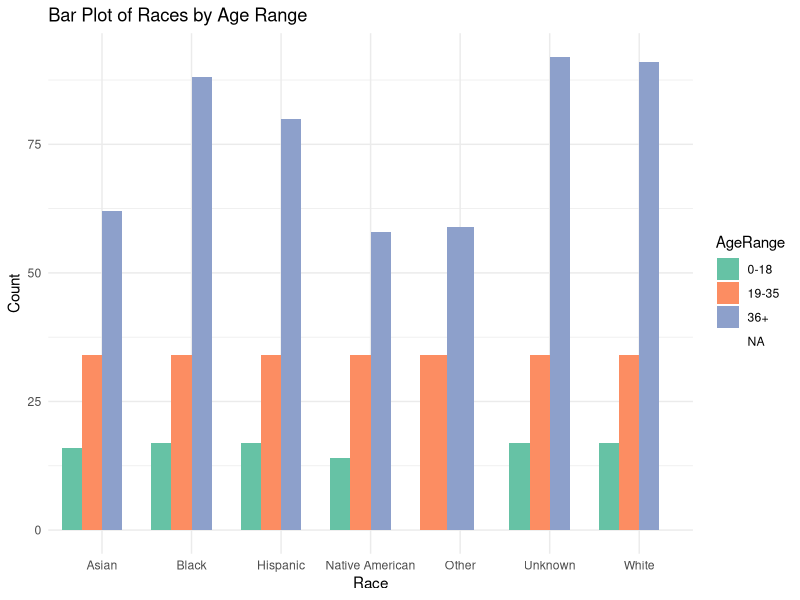
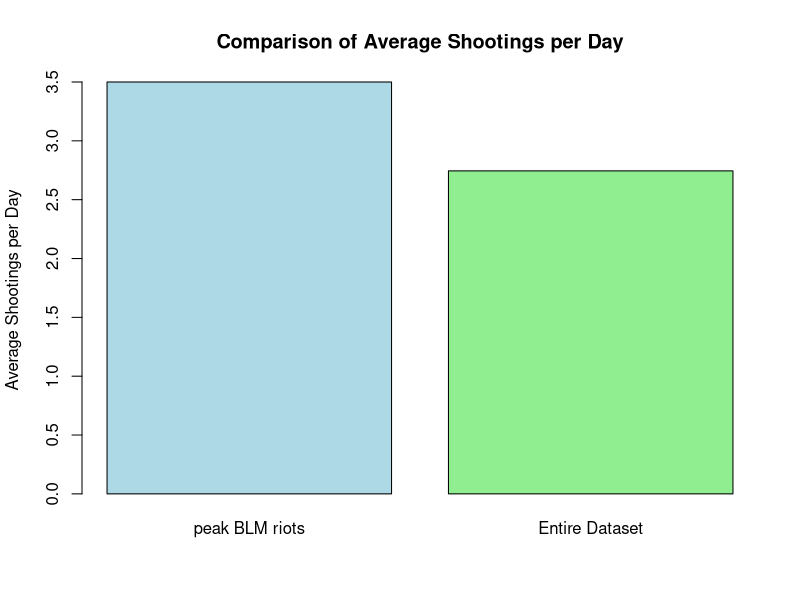
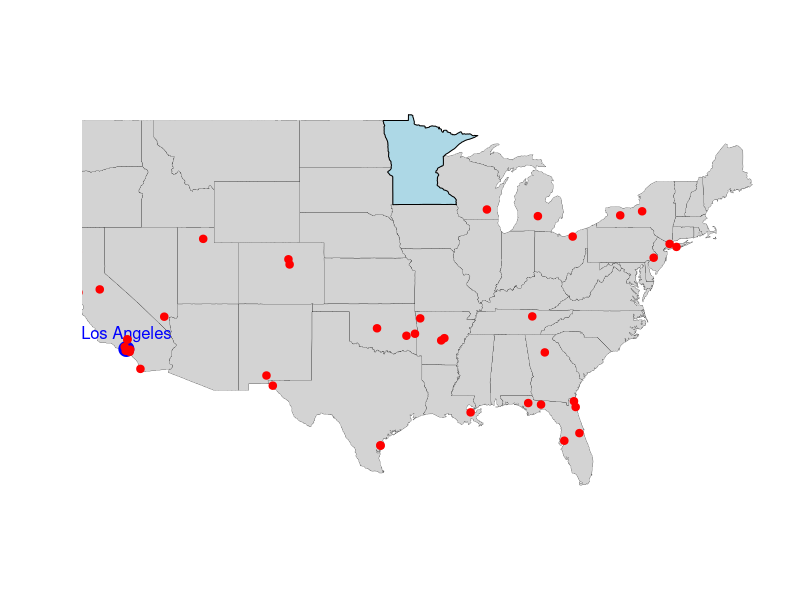
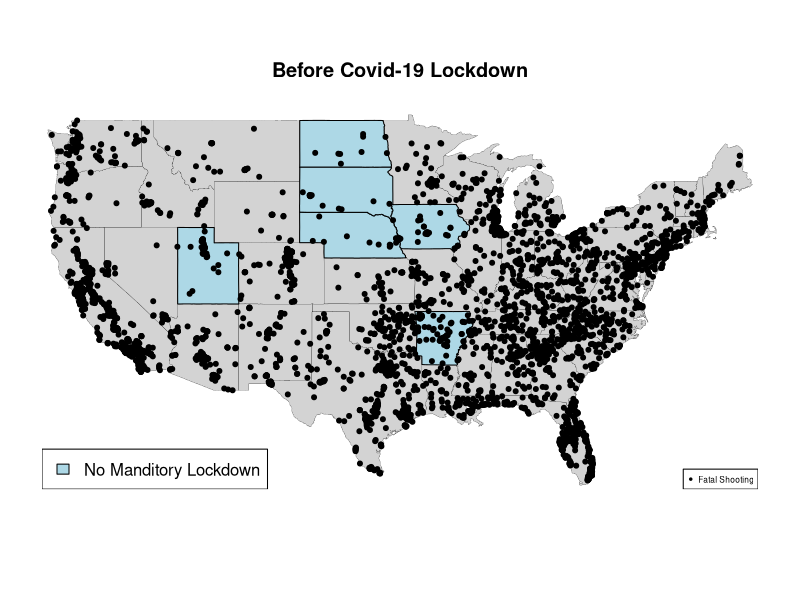
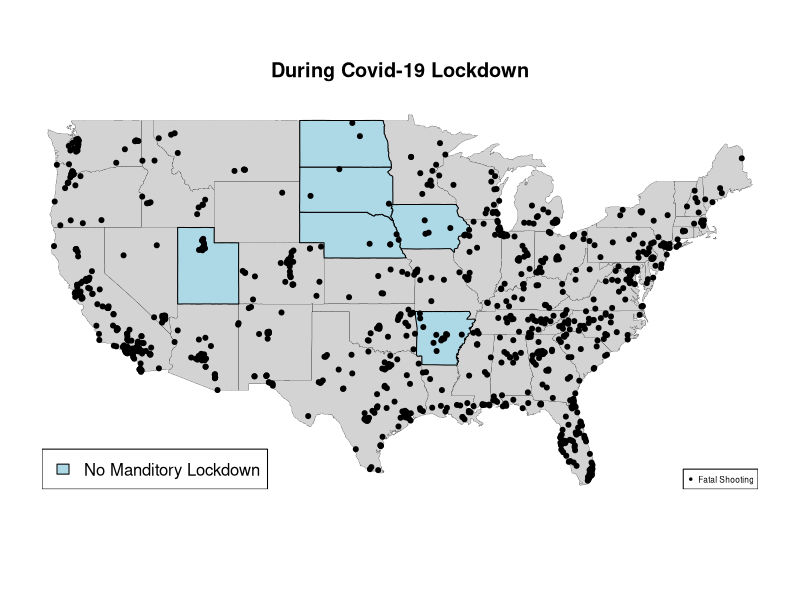
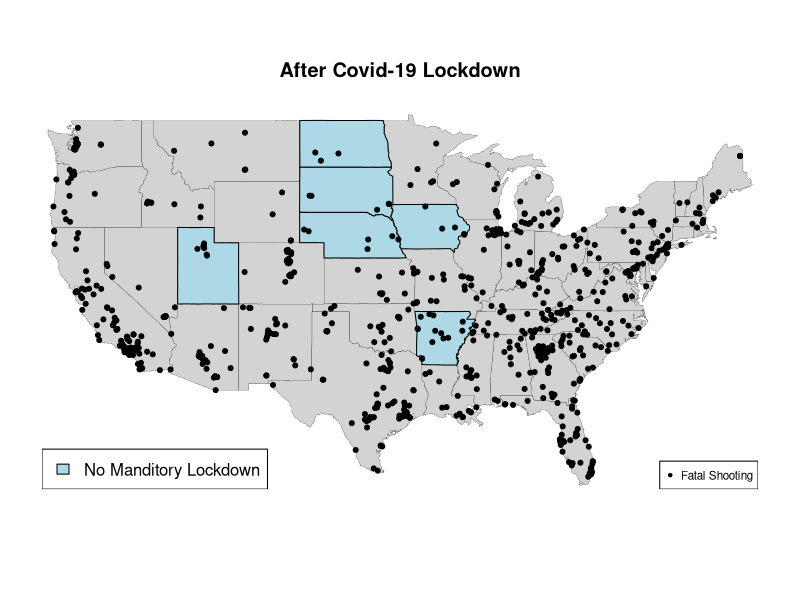

The R source for these figures, in order: (Note: this script raises an error after producing the figures.)
## ---- chunk 1
FatalShootingsStats <- read.csv("FatalPoliceShootings_US.csv")
head(FatalShootingsStats)
## ---- chunk 2
#Convert the `date` column to Date format so can extract the year
FatalShootingsStats$date <- as.Date(FatalShootingsStats$date, format = "%m/%d/%Y")
#Made new column for year as an int
FatalShootingsStats$year <- as.integer(format(FatalShootingsStats$date, "%Y"))


## ---- chunk 3
library(dplyr)
library(ggplot2)

FatalShootingsStats$age <- as.numeric(as.character(FatalShootingsStats$age))

# Create AgeRange dynamically
FatalShootingsStats$AgeRange <- cut(
  FatalShootingsStats$age,
  breaks = c(0, 18, 35, Inf), # Define age range intervals
  labels = c("0-18", "19-35", "36+"),
  right = FALSE # Makes intervals inclusive on the left
)

# Summarize data to count individuals by Race and AgeRange
summary_data <- FatalShootingsStats %>%
  group_by(race, AgeRange) %>%
  summarise(Count = n(), .groups = "drop")

# Create the bar plot
ggplot(FatalShootingsStats, aes(x = race_name, y = age, fill = AgeRange)) +
  geom_bar(stat = "identity", position = "dodge") + # Position bars side by side
  labs(
    title = "Bar Plot of Races by Age Range",
    x = "Race",
    y = "Count"
  ) +
  scale_fill_brewer(palette = "Set2") + # Optional color palette
  theme_minimal() # Clean theme

## ---- chunk 4
# Convert the 'Date' column to Date type if it isn't already
FatalShootingsStats$date <- as.Date(FatalShootingsStats$date, format = "%Y-%m-%d")  # Adjust format if needed

# Specify the two specific dates you want to check
date1 <- as.Date("2020-05-26")  # Example date 1
date2 <- as.Date("2020-06-08")  # Example date 2

# Filter data for those two dates and count the total number of shootings
shootings_period <- FatalShootingsStats %>%
  filter(date >= date1 & date <= date2)
 
# Number of unique days in the time period
unique_days_period <- length(seq.Date(date1, date2, by = "day"))

# Total number of shootings in the time period
total_shootings_period <- nrow(shootings_period)

# Average shootings per day for the time period (including all days in the range)
avg_shootings_per_day_period <- total_shootings_period / unique_days_period

# 2. Calculate the average number of shootings per day for the entire dataset
# Find the first and last dates in the dataset
first_date <- min(FatalShootingsStats$date)
last_date <- max(FatalShootingsStats$date)

# Number of unique days in the entire dataset (including all days between the first and last date)
unique_days_total <- length(seq.Date(first_date, last_date, by = "day"))

# Total number of shootings in the entire dataset
total_shootings_total <- nrow(FatalShootingsStats)

# Average shootings per day for the entire dataset (including all days in the range)
avg_shootings_per_day_total <- total_shootings_total / unique_days_total

# Print the results
cat("Average shootings per day for the period from May 26, 2020 to June 8, 2020 :", avg_shootings_per_day_period, "\n")
cat("Average shootings per day for the entire dataset:", avg_shootings_per_day_total, "\n")

## ---- chunk 5
# Create a vector with the two averages
average_shootings <- c(avg_shootings_per_day_period, avg_shootings_per_day_total)

# Create a bar plot
barplot(average_shootings, 
        names.arg = c("peak BLM riots", "Entire Dataset"), 
        main = "Comparison of Average Shootings per Day", 
        ylab = "Average Shootings per Day", 
        col = c("lightblue", "lightgreen"), 
        border = "black")

## ---- chunk 6
library(maps)
state_to_highlight <- "Minnesota"

# Basic Map Plot
maps::map("state", col = "lightgray", fill = TRUE, bg = "white", lwd = 0.2)  # Draw USA map
maps::map("state", region = state_to_highlight, col = "lightblue", fill = TRUE, add = TRUE)

# Overlay points for Los Angeles and Miami
# Coordinates for Los Angeles
points(-118.2437, 34.0522, col = "blue", pch = 19, cex = 2)  # Los Angeles

# Optionally, add text labels for the cities
text(-118.2437, 34.0522, "Los Angeles", pos = 3, col = "blue", cex = 1)

# Overlay points (longitude, latitude) on the map
points(shootings_period$longitude, shootings_period$latitude, col = "red", pch = 20, cex = 1.5)

## ---- chunk 7
library(maps)

library(tidyverse)
library(dplyr)
library(ggplot2)

# Convert the 'Date' column to Date type if it isn't already
FatalShootingsStats$date <- as.Date(FatalShootingsStats$date, format = "%Y-%m-%d")  

#filtering data by covid lockdown timeline
during_date1 <- as.Date("2020-03-15")  # main US lockdown start
during_date2 <- as.Date("2021-05-01")  # need to find sorce for this date
during_covid <- FatalShootingsStats %>%
  filter(date >= during_date1 & date <= during_date2)

before_date1 <- min(FatalShootingsStats$date)  
before_date2 <- as.Date("2020-03-14")
before_covid <- FatalShootingsStats %>%
  filter(date >= before_date1 & date <= before_date2)

after_date1 <- as.Date("2021-05-01")  
after_date2 <- max(FatalShootingsStats$date)
after_covid <- FatalShootingsStats %>%
  filter(date >= after_date1 & date <= after_date2)

#total number of shootings per time period
total_shootings_during <- nrow(during_covid)
total_shootings_before <- nrow(before_covid)
total_shootings_after <- nrow(after_covid)

#total number of days in time period
unique_days_during <- length(seq.Date(during_date1, during_date2, by = "day"))
unique_days_before <- length(seq.Date(before_date1, before_date2, by = "day"))
unique_days_after <- length(seq.Date(after_date1, after_date2, by = "day"))

#shootings per day
avg_shootings_during <- total_shootings_during / unique_days_during
avg_shootings_before <- total_shootings_before / unique_days_before
avg_shootings_after <- total_shootings_after / unique_days_after

cat("Before the lockdowns: Total shootings ",total_shootings_before," Average shootings per day", avg_shootings_before, "\n")
cat("During the lockdowns: Total shootings ",total_shootings_during," Average shootings per day", avg_shootings_during, "\n")
cat("After the lockdowns: Total shootings ",total_shootings_after," Average shootings per day", avg_shootings_after, "\n")
#cat("Number of days in dataset before lockdowns ",unique_days_before,"\n", "Number of days in dataset during lockdowns ",unique_days_during,"\n","Number of days in dataset after lockdowns ",unique_days_after,"\n")

## ---- chunk 8
state_to_highlight <- c("Arkansas", "Iowa", "Nebraska", "North Dakota", "South Dakota", "Utah", "Wyomming") #sates that never enforced lockdown
# Basic Map Plot

maps::map("state", col = "lightgray", fill = TRUE, bg = "white", lwd = 0.2)  
maps::map("state", region = state_to_highlight, col = "lightblue", fill = TRUE, add = TRUE)
points(before_covid$longitude, before_covid$latitude, col = "black", pch = 20, cex = 1.0)
legend("bottomright", legend = "Fatal Shooting", pch = 20, col = "black", cex = 0.5)
legend("bottomleft", legend = "No Manditory Lockdown", fill= "lightblue", col = "lightblue", cex = 1)
title(main= "Before Covid-19 Lockdown")

maps::map("state", col = "lightgray", fill = TRUE, bg = "white", lwd = 0.2) 
maps::map("state", region = state_to_highlight, col = "lightblue", fill = TRUE, add = TRUE)
points(during_covid$longitude, during_covid$latitude, col = "black", pch = 20, cex = 1.0)
legend("bottomright", legend = "Fatal Shooting", pch = 20, col = "black", cex = 0.5)
legend("bottomleft", legend = "No Manditory Lockdown", fill= "lightblue", col = "lightblue", cex = 1)
title(main= "During Covid-19 Lockdown")

maps::map("state", col = "lightgray", fill = TRUE, bg = "white", lwd = 0.2)  
maps::map("state", region = state_to_highlight, col = "lightblue", fill = TRUE, add = TRUE)
points(after_covid$longitude, after_covid$latitude, col = "black", pch = 20, cex = 1.0)
legend("bottomright", legend = "Fatal Shooting", pch = 20, col = "black", cex = 0.7)
legend("bottomleft", legend = "No Manditory Lockdown", fill= "lightblue", col = "lightblue", cex = 1)
title( "After Covid-19 Lockdown")

## ---- chunk 9
#"Arkansas", "Iowa", "Nebraska", "North Dakota", "South Dakota", "Utah", "Wyomming"
## Arkansas data 
before_ar <- before_covid %>%
  filter(before_covid$state == "AR" | before_covid$state == "IA" | before_covid$state == "NE" | before_covid$state == "ND" | before_covid$state == "SD" | before_covid$state == "UT" | before_covid$state == "WY" )
during_ar <- during_covid %>%
  filter(during_covid$state == "AR" | during_covid$state == "IA" | during_covid$state == "NE" | during_covid$state == "ND" | during_covid$state == "SD" | during_covid$state == "UT" | during_covid$state == "WY" )
after_ar <- after_covid %>%
  filter(after_covid$state == "AR" | after_covid$state == "IA" | after_covid$state == "NE" | after_covid$state == "ND" | after_covid$state == "SD" | after_covid$state == "UT" | after_covid$state == "WY" )


#total number of shootings per time period
total_shootings_Bar <- nrow(during_ar)
total_shootings_Dar <- nrow(before_ar)
total_shootings_Aar <- nrow(after_ar)


#shootings per day
state_avg_shootings_during <- total_shootings_Dar / unique_days_during
state_avg_shootings_before <- total_shootings_Bar / unique_days_before
state_avg_shootings_after <- total_shootings_Aar / unique_days_after

cat("Shootings per day during COVID-19 in states with no enforced lockdowns",state_avg_shootings_during,"\n",  "Shootings per day before COVID-19 in states with no enforced lockdowns",state_avg_shootings_before,"\n", "Shootings per day after COVID-19in  states with no enforced lockdowns",state_avg_shootings_after)

## ---- chunk 10

## ---- chunk 11

#BLM
date1 <- as.Date("2020-05-26")  # Example date 1
date2 <- as.Date("2020-06-08")  # Example date 2
# Filter data for those two dates and count the total number of shootings
shootings_period <- FatalShootingsStats %>%
  filter(date >= date1 & date <= date2)
# Number of unique days in the time period
unique_days_period <- length(seq.Date(date1, date2, by = "day"))
# Total number of shootings in the time period
total_shootings_period <- nrow(shootings_period)
avg_shootings_per_day_BLM <- total_shootings_period / unique_days_period


#Lockdowns
during_date1 <- as.Date("2020-03-15")  # main US lockdown start
during_date2 <- as.Date("2021-05-01")  # need to find sorce for this date
during_covid <- FatalShootingsStats %>%
  filter(date >= during_date1 & date <= during_date2)
total_shootings_during <- nrow(during_covid)
#total number of days in time period
unique_days_during <- length(seq.Date(during_date1, during_date2, by = "day"))
#shootings per day
avg_shootings_duringCovid <- total_shootings_during / unique_days_during

bodycam_true <- c(sum(during_covid$body_camera == "TRUE"), sum(shootings_period$body_camera == "TRUE"), sum(FatalShootingsStats$body_camera == "TRUE"))

bodycam_percent <- c((bodycam_true[1]/nrow(during_covid)), (bodycam_true[2]/nrow(shootings_period)),(bodycam_true[3]/nrow(FatalShootingsStats)))

average_age <- c(mean(during_covid$age), mean(shootings_period$age), mean(FatalShootingsStats$age))

avg_shootings <-  c(avg_shootings_per_day_BLM, avg_shootings_duringCovid, avg_shootings_per_day_total)


gun_armedp <- c((sum(during_covid$armed == "gun") /nrow(during_covid)), (sum(shootings_period$armed == "gun") /nrow(shootings_period)), (sum(FatalShootingsStats$armed == "gun") / nrow(FatalShootingsStats)))

unarmed_armedp <- c((sum(during_covid$armed == "unarmed") /nrow(during_covid)), (sum(shootings_period$armed == "unarmed") / nrow(shootings_period)), (sum(data_17$armed == "unarmed") / nrow(FatalShootingsStats)))

car_armedp <- c((sum(during_covid$armed == "Vehicle") / nrow(during_covid)), (sum(shootings_period$armed == "Vehicle") / nrow(shootings_period)), (sum(data_17$armed == "Vehicle") / nrow(FatalShootingsStats)))

mental_illness <- c(sum(during_covid$signs_of_mental_illness == "TRUE")/nrow(during_covid), sum(shootings_period$signs_of_mental_illness == "TRUE")/nrow(shootings_period), sum(FatalShootingsStats$signs_of_mental_illness == "TRUE")/nrow(FatalShootingsStats))


BLM_Covid <- data.frame(avg_shootings, round(average_age, 1), bodycam_percent, gun_armedp, unarmed_armedp, car_armedp, mental_illness) 
names(BLM_Covid) <- c("Average Fatal Shootings Per Day", "Average Age", "Percent of officers with turned on body camera", "Armed (gun)", "Unarmed", "Armed (car)", "Signs of mental illness")
rownames(BLM_Covid) <- c("BLM", "Covid-19", "Entire Dataset")
BLM_Covid
## ---- chunk 12
# showing interesting data points
time_period <- c("BLM", "COVID", "Entire Database")
colors <- c("lightblue", "lightgreen", "lightcoral")
barplot(BLM_Covid$`Average Fatal Shootings Per Day`, 
        col = colors,
        main = "Average Fatal Shootings Per Day",
        xlab = "Time Period",  )
legend("topright", legend = time_period , col = colors, pch = 16 ) #TO FIX make sure legend is not on top of figure
#armed (gun)
time_period <- c("BLM", "COVID", "Entire Database")
colors <- c("lightblue", "lightgreen", "lightcoral")
barplot(BLM_Covid$`Armed (gun)`, 
        col = colors,
        main = "Percent of shooting victims Armed(GUN) ",
        xlab = "Time Period", ylim = c(0,1))
legend("topright", legend = time_period , col = colors, pch = 16 ) #TO FIX make sure legend is not on top of figure
#
time_period <- c("BLM", "COVID", "Entire Database")
colors <- c("lightblue", "lightgreen", "lightcoral")
barplot(BLM_Covid$`Percent of officers with turned on body camera`, 
        col = colors,
        main = "Percent of officers with turned on body camera",
        xlab = "Time Period", ylim = c(0,1))
legend("topright", legend = time_period , col = colors, pch = 16) #TO FIX make sure legend is not on top of figure
# another option changing lables into x axis 
## ---- chunk 13
#entire data
# aggregate data by year and race_name
race_year_counts <- aggregate(FatalShootingsStats$race_name, 
                              by = list( 
                                        Race = FatalShootingsStats$race_name), 
                      FUN = length)
colnames(race_year_counts)[2] <- "Count"

# create a matrix to store counts for each race across years
race_counts_matrix <- xtabs(Count ~ Race , data = race_year_counts)

# set up colors for each race
colors <- c("lightblue", "lightgreen", "lightcoral", "lightpink", "wheat", "lavender", "gray")

# creating bar plot
pie(race_counts_matrix, col = colors,
        main = "Fatal Shootings by Race in Entire Database")



# BLM
race_year_counts_BLM <- aggregate(shootings_period$race_name, 
                              by = list( 
                                        Race = shootings_period$race_name), 
                      FUN = length)

colnames(race_year_counts_BLM)[2] <- "Count"

# create a matrix to store counts for each race across years
race_counts_matrix_BLM <- xtabs(Count ~ Race , data = race_year_counts_BLM)

# set up colors for each race
colors <- c("lightblue", "lightgreen", "lightcoral", "lightpink", "wheat", "lavender", "gray")

# creating bar plot
pie(race_counts_matrix_BLM, col = colors,
        main = "Fatal Shootings by Race during peak BLM",)



# covid
race_year_counts_covid <- aggregate(during_covid$race_name, 
                              by = list( 
                                        Race = during_covid$race_name), 
                      FUN = length)

colnames(race_year_counts_covid)[2] <- "Count"

# create a matrix to store counts for each race across years
race_counts_matrix_covid <- xtabs(Count ~ Race , data = race_year_counts_BLM)

# set up colors for each race
colors <- c("lightblue", "lightgreen", "lightcoral", "lightpink", "wheat", "lavender", "gray")
# creating bar plot
pie(race_counts_matrix_covid, col = colors,
        main = "Fatal Shootings by Race during Covid lockdowns",
        )
## ---- chunk 14
# filtering data to include only unarmed incidents
unarmed_data <- subset(FatalShootingsStats, FatalShootingsStats$armed == "unarmed")

# count unarmed fatalities by race
unarmed_deaths_by_race <- aggregate(unarmed_data$armed, 
                                    by = list(Race = unarmed_data$race_name), 
                                    FUN = length)
colnames(unarmed_deaths_by_race)[2] <- "Unarmed_Deaths"

# count display
unarmed_deaths_by_race
# count total fatalities by race
total_deaths_by_race <- aggregate(FatalShootingsStats$armed, 
                                  by = list(Race = FatalShootingsStats$race_name), 
                                  FUN = length)

# ensure all races are represented in unarmed deaths by race
all_races <- unique(FatalShootingsStats$race_name)
unarmed_deaths_by_race <- aggregate(unarmed_data$armed, 
                                    by = list(Race = unarmed_data$race_name), 
                                    FUN = length)
unarmed_deaths_by_race <- merge(data.frame(Race = all_races), unarmed_deaths_by_race, 
                                by = "Race", all.x = TRUE)
unarmed_deaths_by_race[is.na(unarmed_deaths_by_race)] <- 0  # Replace NA with 0

# merge total deaths and unarmed deaths
race_unarmed_comparison <- merge(unarmed_deaths_by_race, total_deaths_by_race, 
                                 by = "Race", 
                                 suffixes = c("_Unarmed", "_Total"))

# calculate percentage of unarmed fatalities for each race
race_unarmed_comparison$Unarmed_Death_Percentage <- 
  (race_unarmed_comparison$x_Unarmed / race_unarmed_comparison$x_Total) * 100

# rename columns for clarity
colnames(race_unarmed_comparison) <- c("Race", "Unarmed_Deaths", "Total_Deaths", "Unarmed_Death_Percentage")

# display the updated data frame
race_unarmed_comparison

# adjust margins to give more space to labels
par(mar = c(5, 10, 4, 2) + 0.1) # Increase left margin for y-axis labels

# create a horizontal bar plot
barplot(race_unarmed_comparison$Unarmed_Death_Percentage,
names.arg = race_unarmed_comparison$Race,
main = "Percentage of Unarmed Fatalities by Race",
xlab = "Percentage of Unarmed Fatalities",
col = "lightcoral",
horiz = TRUE,       # Horizontal bars
las = 1,            # Ensure labels are horizontal on y-axis
cex.names = 0.9)    # Adjust label size if needed

# reset margins after plotting (optional if running multiple plots in sequence)
par(mar = c(5, 4, 4, 2) + 0.1)
## ---- chunk 15
# aggregate data by year and race_name
race_year_counts <- aggregate(FatalShootingsStats$race_name, 
                              by = list(Year = FatalShootingsStats$year, 
                                        Race = FatalShootingsStats$race_name), 
                      FUN = length)
colnames(race_year_counts)[3] <- "Count"

# create a matrix to store counts for each race across years
race_counts_matrix <- xtabs(Count ~ Race + Year, data = race_year_counts)

# set up colors for each race
colors <- c("lightblue", "lightgreen", "lightcoral", "lightpink", "wheat", "lavender", "gray")

# creating bar plot
barplot(race_counts_matrix, beside = TRUE, col = colors,
        main = "Fatal Shootings by Race and Year",
        xlab = "Year", ylab = "Number of Fatal Shootings", 
        legend.text = rownames(race_counts_matrix), 
        args.legend = list(x = "topright", inset = c(-0.05, 0)))

## ---- chunk 16
# set up an empty plot with the correct axes limits
plot(NULL, xlim = range(race_year_counts$Year), 
     ylim = range(race_year_counts$Count), 
     xlab = "Year", ylab = "Number of Fatal Shootings", 
     main = "Fatal Shootings by Race Over the Years")

# define colors for each race
race_colors <- c("blue", "green", "red", "purple", "orange", "pink", "gray")

# get unique races
unique_races <- unique(race_year_counts$Race)

# loop through each race to plot its line on the graph
for (i in 1:length(unique_races)) {
  # Subset data for the current race
  race_data <- subset(race_year_counts, Race == unique_races[i])
  
  # plot the line for this race
  lines(race_data$Year, race_data$Count, type = "o", col = race_colors[i], pch = 16)
}

# add a legend
legend("topright", legend = unique_races, col = race_colors, pch = 16, lty = 1)
